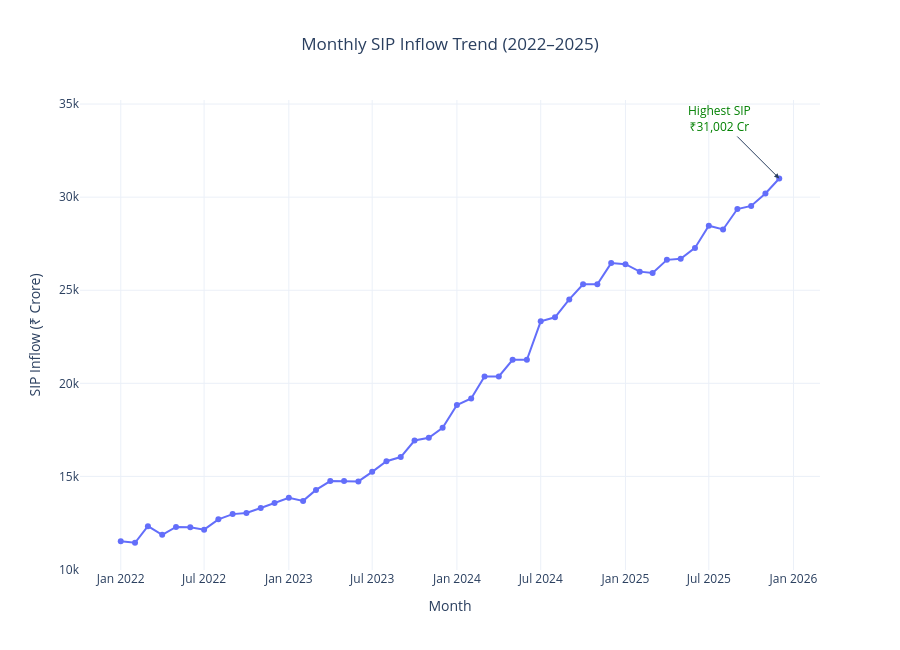

The code cell stored with this chart in its notebook:
### Code cell
fig = px.line(
    sip,
    x="month",
    y="sip_inflow_crore",
    markers=True,
    title="Monthly SIP Inflow Trend (2022–2025)"
)

# Find the highest SIP inflow
max_row = sip.loc[sip["sip_inflow_crore"].idxmax()]

# Add annotation
fig.add_annotation(
    x=max_row["month"],
    y=max_row["sip_inflow_crore"],
    text=f"Highest SIP<br>₹{max_row['sip_inflow_crore']:,} Cr",
    showarrow=True,
    arrowhead=2,
    ax=-60,
    ay=-60,
    font=dict(size=12, color="green")
)

fig.update_layout(
    template="plotly_white",
    title_x=0.5,
    xaxis_title="Month",
    yaxis_title="SIP Inflow (₹ Crore)",
    height=650
)


fig.show()
